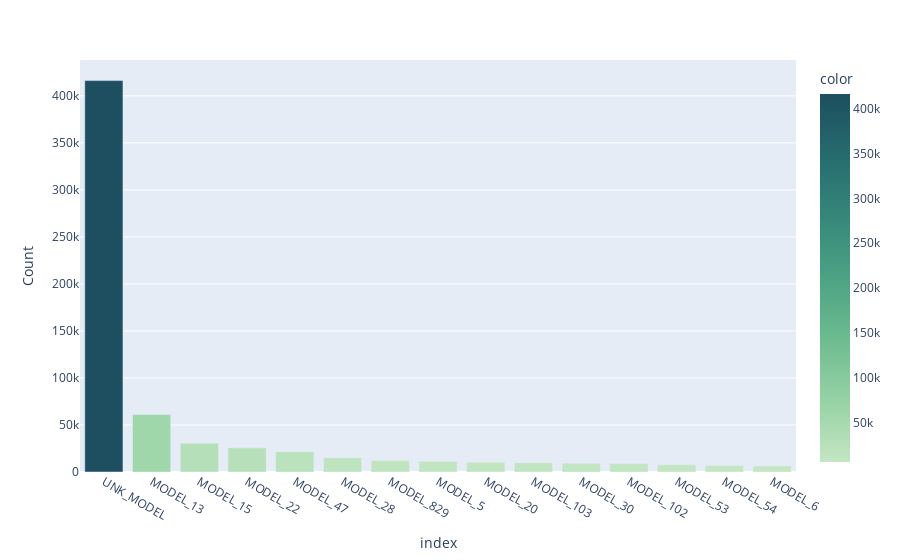

This figure's notebook cell:
### Code cell
show_top(attribution,'device_model')

### Figure 1 — Plotly figure (JSON) as saved in the notebook; plotly's stock layout.template omitted (floating-point values rounded to 4 significant figures)
{"data": [{"alignmentgroup": "True", "hovertemplate": "index=%{x}<br>value=%{y}<br>color=%{marker.color}<extra></extra>", "legendgroup": "", "marker": {"color": [416209, 61202, 30652, 25759, 21552, 15131, 12208, 11312, 10427, 9920, 9361, 9071, 7762, 7025, 6414], "coloraxis": "coloraxis", "pattern": {"shape": ""}}, "name": "", "offsetgroup": "", "orientation": "v", "showlegend": false, "textposition": "auto", "type": "bar", "x": ["UNK_MODEL", "MODEL_13", "MODEL_15", "MODEL_22", "MODEL_47", "MODEL_28", "MODEL_829", "MODEL_5", "MODEL_20", "MODEL_103", "MODEL_30", "MODEL_102", "MODEL_53", "MODEL_54", "MODEL_6"], "xaxis": "x", "y": [416209, 61202, 30652, 25759, 21552, 15131, 12208, 11312, 10427, 9920, 9361, 9071, 7762, 7025, 6414], "yaxis": "y"}], "layout": {"autosize": true, "barmode": "relative", "coloraxis": {"colorbar": {"title": {"text": "color"}}, "colorscale": [[0, "rgb(196, 230, 195)"], [0.1667, "rgb(150, 210, 164)"], [0.3333, "rgb(109, 188, 144)"], [0.5, "rgb(77, 162, 132)"], [0.6667, "rgb(54, 135, 122)"], [0.8333, "rgb(38, 107, 110)"], [1, "rgb(29, 79, 96)"]]}, "legend": {"tracegroupgap": 0}, "margin": {"t": 60}, "xaxis": {"anchor": "y", "autorange": true, "domain": [0, 1], "range": [-0.5, 14.5], "title": {"text": "index"}, "type": "category"}, "yaxis": {"anchor": "x", "autorange": true, "domain": [0, 1], "range": [0, 438100.0], "title": {"text": "Count"}, "type": "linear"}}}
